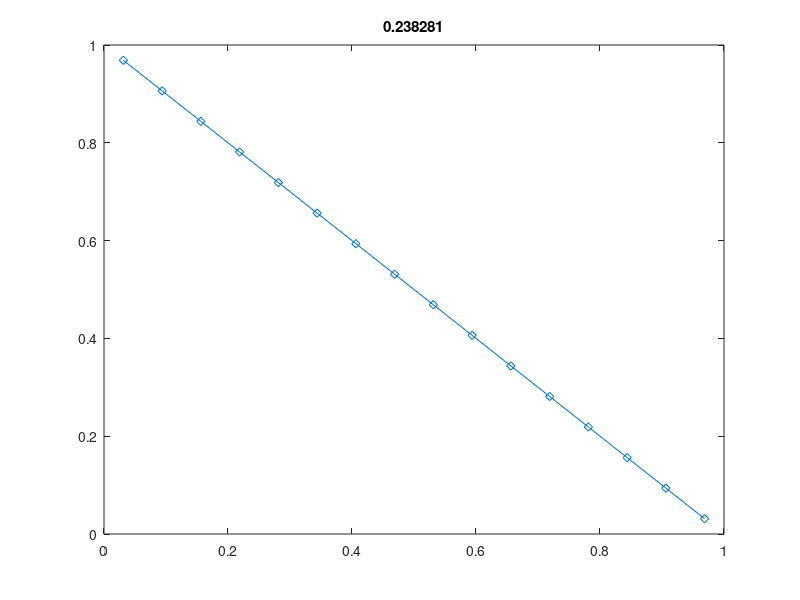

Write MATLAB code to recreate this figure.
clear,figure(1),clf 

% Mesh parameters
Nx = 16;                 % number of cells
dx = 1/Nx;               % mesh step size
xc = dx/2 : dx : 1-dx/2; % cell centers (x_{i+1/2})
xn = 0    : dx : 1;      % nodes (x_i)

% Time parameters
tbeg = 0;
tend = 1000000;
dt   = 0.25 * dx^2;             % time step size for stability
Nt   = (tend-tbeg) / dt;

% Boundary conditions for u
a = 1; % u(0) 
b = 0; % u(1)

% Initial conditions
y = ones(Nx,1) * 0.5;   % zero initial temperature
q = zeros(Nx+1,1);

% Convergence parameters
eps = 1e-3; 
err0 = 0;

for it = 1:Nt
    
    % find fluxes at inner nodes
    q(2:end-1) = -diff(y)/dx;
    
    % find boundary fluxes 
    q(1)       = -(y(1) - a)   / (dx/2);
    q(end)     = -(b - y(end)) / (dx/2);
    
    
    % du/dt + diff(q)/dx = 0
    y     = y - diff(q)/dx * dt;
  
    if mod(it,1)==0
        plot(xc,y,'-d'),title(it*dt),drawnow
        
        % check error
        err = max(abs(diff(q)/dx));
        if it == 1
          err0 = err;
        end
        printf("iter %d, r = %e (%e)\n", it, err, err/err0);
        if err < eps
            printf("Converged in %d steps", it);
            break;
        end 
    end
end